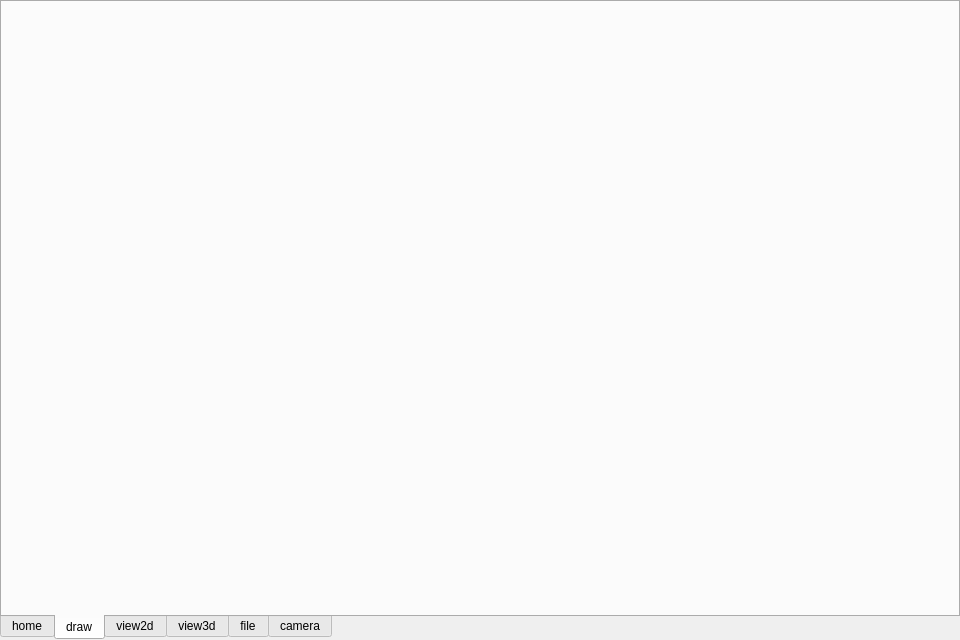
<?xml version="1.0" encoding="UTF-8"?>
<ui version="4.0">
    <class>MainTabWidget</class>
    <widget class="QWidget" name="MainTabWidget">
        <property name="geometry">
            <rect>
                <x>0</x>
                <y>0</y>
                <width>960</width>
                <height>640</height>
            </rect>
        </property>
        <property name="windowTitle">
            <string>leafxy app</string>
        </property>
        <layout class="QHBoxLayout" name="horizontalLayout">
            <property name="spacing">
                <number>0</number>
            </property>
            <property name="leftMargin">
                <number>0</number>
            </property>
            <property name="topMargin">
                <number>0</number>
            </property>
            <property name="rightMargin">
                <number>0</number>
            </property>
            <property name="bottomMargin">
                <number>0</number>
            </property>
            <item>
                <widget class="QTabWidget" name="tabWidget">
                    <property name="styleSheet">
                        <string notr="true"/>
                    </property>
                    <property name="tabPosition">
                        <enum>QTabWidget::South</enum>
                    </property>
                    <property name="tabShape">
                        <enum>QTabWidget::Rounded</enum>
                    </property>
                    <property name="currentIndex">
                        <number>1</number>
                    </property>
                    <property name="iconSize">
                        <size>
                            <width>32</width>
                            <height>32</height>
                        </size>
                    </property>
                    <property name="elideMode">
                        <enum>Qt::ElideNone</enum>
                    </property>
                    <property name="documentMode">
                        <bool>false</bool>
                    </property>
                    <property name="tabsClosable">
                        <bool>false</bool>
                    </property>
                    <property name="movable">
                        <bool>false</bool>
                    </property>
                    <property name="tabBarAutoHide">
                        <bool>false</bool>
                    </property>
                    <widget class="QWidget" name="wel_tab">
                        <property name="sizePolicy">
                            <sizepolicy hsizetype="Preferred" vsizetype="Preferred">
                                <horstretch>0</horstretch>
                                <verstretch>0</verstretch>
                            </sizepolicy>
                        </property>
                        <attribute name="icon">
                            <iconset resource="../../resources/app.qrc">
                                <normaloff>:/img/home.png</normaloff>:/img/home.png
                            </iconset>
                        </attribute>
                        <attribute name="title">
                            <string>home</string>
                        </attribute>
                    </widget>
                    <widget class="QWidget" name="draw_tab">
                        <attribute name="icon">
                            <iconset resource="../../resources/app.qrc">
                                <normaloff>:/img/draw.png</normaloff>:/img/draw.png
                            </iconset>
                        </attribute>
                        <attribute name="title">
                            <string>draw</string>
                        </attribute>
                    </widget>
                    <widget class="QWidget" name="v2d_tab">
                        <attribute name="icon">
                            <iconset resource="../../resources/app.qrc">
                                <normaloff>:/img/ben2d.png</normaloff>:/img/ben2d.png
                            </iconset>
                        </attribute>
                        <attribute name="title">
                            <string>view2d</string>
                        </attribute>
                    </widget>
                    <widget class="QWidget" name="v3d_tab">
                        <attribute name="icon">
                            <iconset resource="../../resources/app.qrc">
                                <normaloff>:/img/ben3d.png</normaloff>:/img/ben3d.png
                            </iconset>
                        </attribute>
                        <attribute name="title">
                            <string>view3d</string>
                        </attribute>
                    </widget>
                    <widget class="QWidget" name="img_tab">
                        <attribute name="icon">
                            <iconset resource="../../resources/app.qrc">
                                <normaloff>:/img/filesave.png</normaloff>:/img/filesave.png
                            </iconset>
                        </attribute>
                        <attribute name="title">
                            <string>file</string>
                        </attribute>
                    </widget>
                    <widget class="QWidget" name="cam_tab">
                        <attribute name="icon">
                            <iconset resource="../../resources/app.qrc">
                                <normaloff>:/img/shutter.png</normaloff>:/img/shutter.png
                            </iconset>
                        </attribute>
                        <attribute name="title">
                            <string>camera</string>
                        </attribute>
                    </widget>
                </widget>
            </item>
        </layout>
    </widget>
    <resources>
        <include location="../../resources/app.qrc"/>
    </resources>
    <connections/>
</ui>
